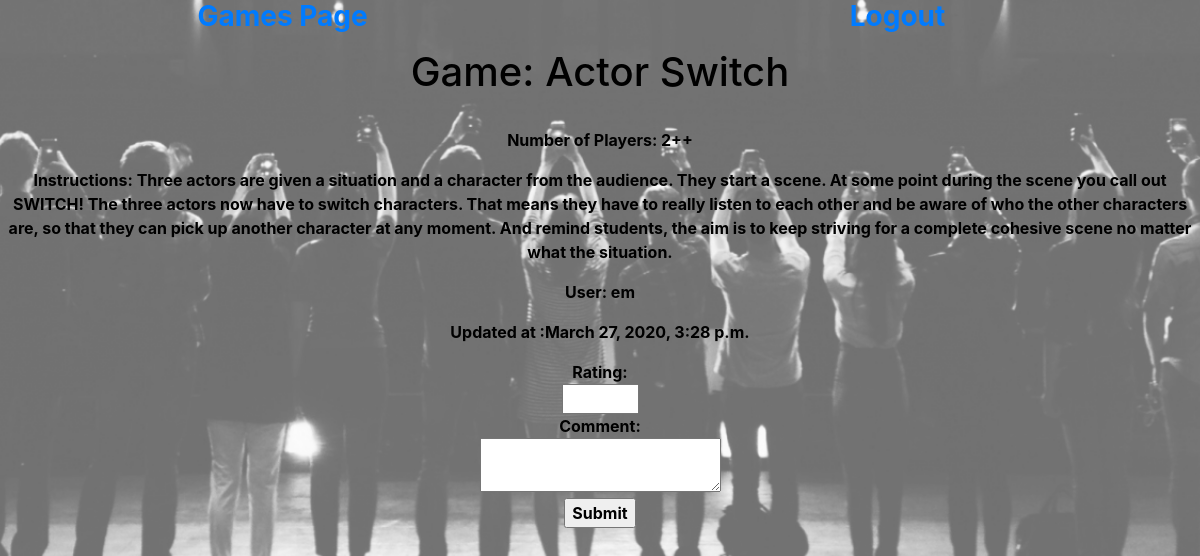
The app's page /games/20/view with its own data.
### games/models.py (models this page shows)
class Game(models.Model):
    game_name = models.TextField()
    number_of_players = models.TextField()
    instructions = models.TextField()
    creator = models.ForeignKey(User, related_name = 'games', on_delete = models.CASCADE)
    created_at = models.DateTimeField(auto_now_add = True)
    updated_at = models.DateTimeField(auto_now = True)
    objects = GameManager()

### login/models.py (models this page shows)
class User(models.Model):
    first_name = models.CharField(max_length=32)
    last_name = models.CharField(max_length=32)
    email = models.CharField(max_length=254)
    password = models.CharField(max_length=60)
    username = models.CharField(max_length=32)
    created_at = models.DateTimeField(auto_now_add=True)
    updated_at = models.DateTimeField(auto_now=True)
    objects = UserManager()

### games/views.py (the view)
# urls.py: path('<int:game_id>/view', views.view_game),
def view_game(request, game_id):
    context = {
        'game': Game.objects.get(id = game_id),
    }
    return render(request, 'view_game.html', context)

### games/templates/view_game.html (shortened to what this page needs)
<!DOCTYPE html>
<html lang="en">
<head>
    {% load static %}
    <link rel="stylesheet" href="https://stackpath.bootstrapcdn.com/bootstrap/4.3.1/css/bootstrap.min.css"
>
    <link rel="stylesheet" href="{% static 'css/view_game_style.css' %}">
    </head>
<body>
    <div class='row'>
        <div class='col'>
            <h3><a href='/games'>Games Page</a></h3>
        </div>
        <div class='col'>
            <h3><a href='/logout'>Logout</a></h3>
        </div><br><br>
    </div>
    <h1>Game: {{ game.game_name }}</h1><br>
    <div class='row'>
        <div class='col'>
            <p>Number of Players: {{ game.number_of_players }}</p>
            <p>Instructions: {{ game.instructions }}</p>
            <p>User: {{ game.creator.username }}</p>
            <p>Updated at :{{ game.updated_at }}</p>
        </div>
    </div>
    <form action='create_review' method='POST'>
        Rating:<br>
        <input type='number' name='rating' min='1' max='5'><br>
        Comment:<br>
        <textarea name='comment'></textarea> <br>
        <input type='submit'>
    </form>
</body>
</html>

### games/static/css/view_game_style.css (style rules this page uses)
* { color: rgb(0, 0, 0); text-align: center; text-decoration: none; font-weight: bold; }
body::after { content: ""; background-image:url('../img/view.png'); background-repeat: no-repeat; background-position: center; background-size: cover; background-attachment: scroll; opacity: 0.6; top: 0; left: 0; bottom: 0; right: 0; position: fixed; z-index: -1; }
h3 { margin-right: 20px; }

### records on screen
Game: game_name "Actor Switch", number_of_players "2++", instructions "Three actors are given a situation and a character from the audience. They start a scene. At some point during the scene you call out SWITCH! The three actors now have to switch characters. That means they have to really listen to each other and be aware of who the other characters are, so that they can pick up another character at any moment. And remind students, the aim is to keep striving for a complete cohesive scene no matter what the situation.", creator.username "em", updated_at "March 27, 2020, 3:28 p.m."
